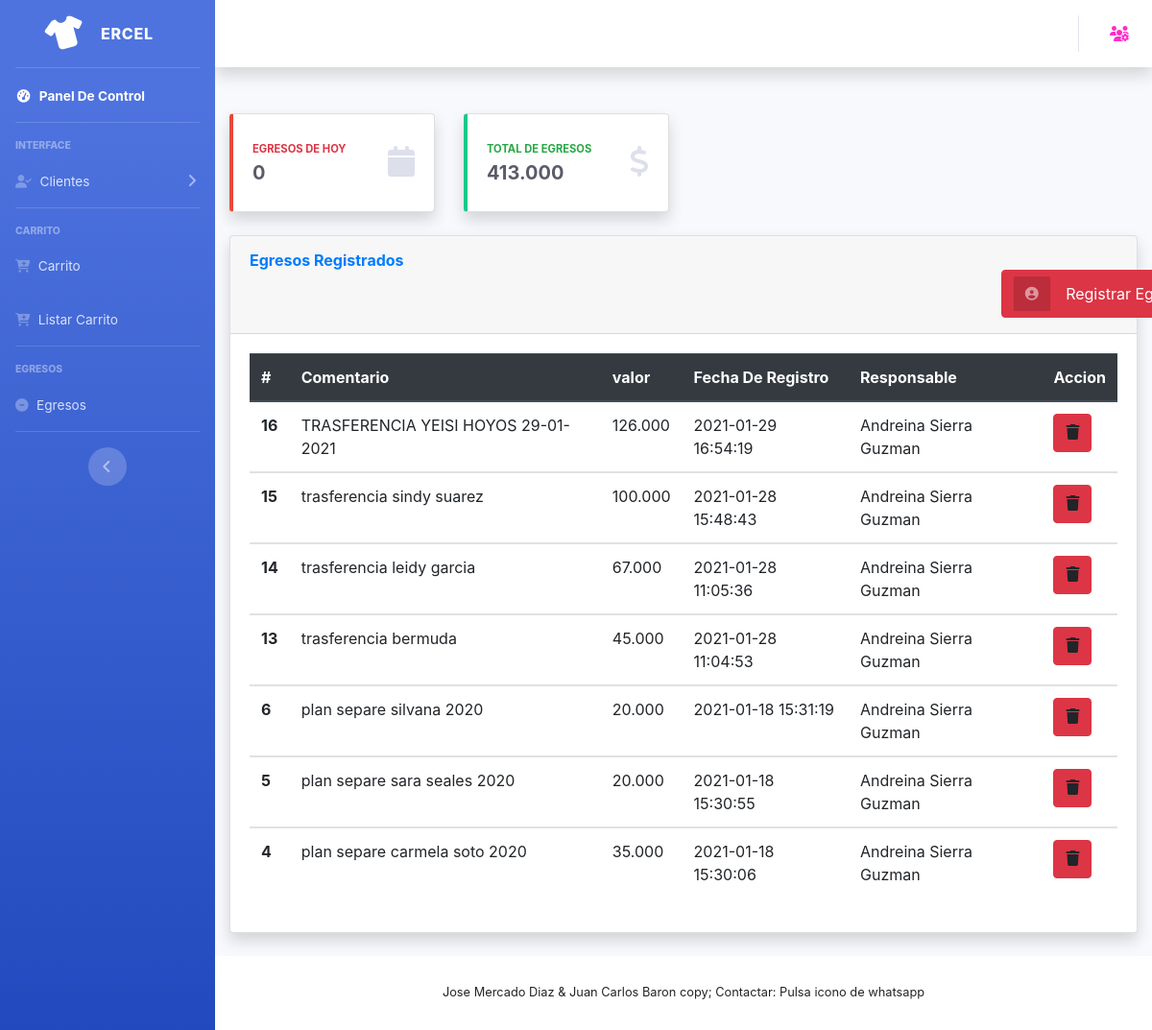
The app's page /listEgresos.php with its own data.
### tables this page shows
CREATE TABLE `egresos` (
  `id` int(11) NOT NULL,
  `comentario` varchar(200) NOT NULL,
  `valor` decimal(10,0) NOT NULL,
  `fecha` datetime NOT NULL,
  `usuario` varchar(200) NOT NULL
);

### model/conexion.php (called while the page is built, shortened)
<?php
class Conexion{
	public function ejecutar($query){
		$mysqli = new mysqli('127.0.0.1', 'root', '', 'ercel');
		$mysqli->set_charset("utf8");
		return $mysqli->query($query);
	}
}
?>

### model/data.php (called while the page is built, shortened)
<?php
require_once "conexion.php";
class Data {
    private $con;
	public function __construct(){
		$this->con = new Conexion();
	}
public function getEgresos(){
		$egresos = array();
		$query = "SELECT * from egresos ORDER BY id desc";
		$res = $this->con->ejecutar($query);
		while($reg = $res->fetch_object()){
			$egre = new Egreso();
			$egre->id = $reg->id;
			$egre->comentario = $reg->comentario;
			$egre->valor = $reg->valor;
			$egre->fecha = $reg->fecha;
			$egre->usuario = $reg->usuario;
			array_push($egresos, $egre);
		}
		return $egresos;
	}
	public function getEgresoshoy(){
		$egresos = array();
		return $egresos;
	}
}

### listEgresos.php (the view, shortened to what this page needs)
<?php
require_once "model/data.php";
$d= new Data();
$egresos = $d->getEgresos();
include 'header.php';
$total=0;
foreach ($egresos as $egre){
$total+= $egre->valor;
}
$totalHoy=0;
?>
  <div class="container-fluid">
<div class="row">
  <div class="col-xl-3 col-md-6 mb-4">
              <div class="card border-left-danger shadow h-100 py-2">
                <div class="card-body">
                  <div class="row no-gutters align-items-center">
                    <div class="col mr-2">
                      <div class="text-xs font-weight-bold text-danger text-uppercase mb-1">Egresos De Hoy</div>
                      <div class="h5 mb-0 font-weight-bold text-gray-800"><?php echo number_format($totalHoy,0,'','.')   ?></div>
                    </div>
                    <div class="col-auto">
                      <i class="fas fa-calendar fa-2x text-gray-300"></i>
                    </div>
                  </div>
                </div>
              </div>
            </div>
  <div class="col-xl-3 col-md-6 mb-4">
              <div class="card border-left-success shadow h-100 py-2">
                <div class="card-body">
                  <div class="row no-gutters align-items-center">
                    <div class="col mr-2">
                      <div class="text-xs font-weight-bold text-success text-uppercase mb-1">Total De Egresos</div>
                      <div class="h5 mb-0 font-weight-bold text-gray-800"><?php echo number_format($total,0,'','.')   ?></div>
                    </div>
                    <div class="col-auto">
                      <i class="fas fa-dollar-sign fa-2x text-gray-300"></i>
                    </div>
                  </div>
                </div>
              </div>
            </div>
            </div>
<div class="card shadow mb-4">
            <div class="card-header py-3">
              <h6 class="m-0 font-weight-bold text-primary">Egresos Registrados</h6>
              <div  style="text-align: right;width:1000px">
<span style='display:block; width:100%; text-align: right;'><button id="btn-abrir-popup" class="btn btn-danger btn-icon-split btn-abrir-popup" >
                    <span class="icon text-white-50">
                    <i class="fas fa-user-circle fa-sm text-white-50"></i>
                    </span>
                    <span class="text">Registrar Egreso</span>
                  </button></span>
  </div>
            </div>
    <div class="card-body">
     <div class="table-responsive">
<table class="table  ">
  <thead class="thead-dark">
    <tr>
      <th scope="col">#</th>
      <th scope="col">Comentario</th>
      <th scope="col">valor</th>
      <th scope="col">Fecha De Registro</th>
      <th scope="col">Responsable</th>
      <th scope="col">Accion</th>
    </tr>
  </thead>
  <tbody>
  <?php
  foreach ($egresos as $egre){
   echo "<tr>";
     echo "<th scope='row'>". $egre->id." </th>";
     echo " <td class='description'>".$egre->comentario."</td>";
       echo "<td>".number_format($egre->valor,0,'','.')."</td>";
       echo "<td>".$egre->fecha."</td>";
       echo "<td >".$egre->usuario."</td>";
      echo "<td class='center'>";
      echo "<a  class='btn btn-danger btn-circle  ' type='submit' data-toggle='modal' data-target='#exampleModalBorrar$egre->id'><i class='fas fa-trash'></i>
      </a>";
      echo "</td>";
   echo " </tr>";
    ?>
  </tbody>
<div class="modal fade " id="exampleModalBorrar<?php echo $egre->id ; ?>" tabindex="-1" role="dialog" aria-labelledby="exampleModalLabel" aria-hidden="true">
<?php
  }
?>
</table>
</div>
    </div>
    </div>
  </div>
 <?php
include 'footer.php';
 ?>
<link rel="stylesheet" href="https://use.fontawesome.com/releases/v5.5.0/css/all.css">
<link rel="stylesheet" href="estilos.css">
	<link rel="stylesheet" href="CSS2/bootstrap.min.css">
	<link rel="stylesheet" href="CSS2/bootstrap-grid.min.css">

### header.php (shortened to what this page needs)
<?php
  if (isset($_SESSION['acceso']) && $_SESSION['acceso'] == 1){
?>
<!DOCTYPE html>
<html lang="en">
<head>
  <meta charset="utf-8">
  <meta http-equiv="X-UA-Compatible" content="IE=edge">
  <meta name="viewport" content="width=device-width, initial-scale=1, shrink-to-fit=no">
  <meta name="description" content="">
  <meta name="author" content="">
  <title>ERCEL</title>
  <link rel="icon" type="image/png" href="images/icons/ERCEL1.ico"/>
  <link href="vendor/fontawesome-free/css/all.min.css" rel="stylesheet" type="text/css">
  <link href="https://fonts.googleapis.com/css?family=Nunito:200,200i,300,300i,400,400i,600,600i,700,700i,800,800i,900,900i" rel="stylesheet">
  <link rel="stylesheet" href="style.css">
  <link href="css/sb-admin-2.min.css" rel="stylesheet">
  <link href="vendor/datatables/dataTables.bootstrap4.min.css" rel="stylesheet">
</head>
<body id="page-top">
  <div id="wrapper">
    <ul class="navbar-nav bg-gradient-primary sidebar sidebar-dark accordion" id="accordionSidebar">
      <a class="sidebar-brand d-flex align-items-center justify-content-center" href="index.php">
        <div class="sidebar-brand-icon rotate-n-15">
        <i class="fas fa-tshirt"></i>      </div>
        <div class="sidebar-brand-text mx-3">ERCEL <sup></sup></div>
      </a>
      <hr class="sidebar-divider my-0">
      <li class="nav-item active">
        <a class="nav-link" href="index.php">
          <i class="fas fa-fw fa-tachometer-alt"></i>
          <span>Panel De Control</span></a>
      </li>
      <hr class="sidebar-divider">
      <div class="sidebar-heading">
        Interface
      </div>
      <li class="nav-item">
        <a class="nav-link collapsed" href="#" data-toggle="collapse" data-target="#collapseTwo" aria-expanded="true" aria-controls="collapseTwo">
          <i class="fas fa-user-check"></i>
          <span>Clientes</span>
        </a>
        <div id="collapseTwo" class="collapse" aria-labelledby="headingTwo" data-parent="#accordionSidebar">
          <div class="bg-white py-2 collapse-inner rounded">
            <h6 class="collapse-header">Clientes:</h6>
            <a class="collapse-item" href="filtrarClientes.php">Filtrar Clientes</a>
            <a class="collapse-item" href="listaClientes.php">Lista De Clientes</a>
          </div>
        </div>
      </li>
      <hr class="sidebar-divider">
      <div class="sidebar-heading">
        Carrito
      </div>
      <li class="nav-item">
        <a class="nav-link collapsed" href="carrito.php">
          <i class="fas fa-cart-plus"></i>
          <span>Carrito</span>
        </a>
      </li>
      <li class="nav-item">
        <a class="nav-link collapsed" href="listarCarrito.php">
          <i class="fas fa-cart-plus"></i>
          <span> Listar Carrito</span>
        </a>
      </li>
        <hr class="sidebar-divider">
      <li class="nav-item">
        <a class="nav-link collapsed" href="#" data-toggle="collapse" data-target="#collapseUtilities" aria-expanded="true" aria-controls="collapseUtilities">
        <i class="fas fa-dollar-sign "></i>
          <span>Interface Venta</span>
        </a>
        <div id="collapseUtilities" class="collapse" aria-labelledby="headingUtilities" data-parent="#accordionSidebar">
          <div class="bg-white py-2 collapse-inner rounded">
            <h6 class="collapse-header">Ventas:</h6>
            <a class="collapse-item" href="ventas.php">Historial De Ventas</a>
          </div>
        </div>
      </li>
      <hr class="sidebar-divider">
      <div class="sidebar-heading">
        Inventario
      </div>
      <li class="nav-item">
        <a class="nav-link collapsed" href="#" data-toggle="collapse" data-target="#collapsePages" aria-expanded="true" aria-controls="collapsePages">
          <i class="fas fa-shopping-cart"></i>
          <span>Inventario</span>
        </a>
        <div id="collapsePages" class="collapse" aria-labelledby="headingPages" data-parent="#accordionSidebar">
          <div class="bg-white py-2 collapse-inner rounded">
            <h6 class="collapse-header">Productos:</h6>
            <a class="collapse-item" href="listProductos.php">Lista De Producto</a>
            <div class="collapse-divider"></div>
            <a class="collapse-item" href="listaProveedor.php">Proveedor</a>
          </div>
        </div>
      </li>
      <hr class="sidebar-divider">
      <div class="sidebar-heading">
        Egresos
      </div>
      <li class="nav-item">
        <a class="nav-link collapsed" href="listEgresos.php">
          <i class="fas fa-minus-circle"></i>
          <span>Egresos</span>
        </a>
      </li>
      <hr class="sidebar-divider d-none d-md-block">
      <div class="text-center d-none d-md-inline">
        <button class="rounded-circle border-0" id="sidebarToggle"></button>
      </div>
    </ul>
    <div id="content-wrapper" class="d-flex flex-column">
      <div id="content">
        <nav class="navbar navbar-expand navbar-light bg-white topbar mb-4 static-top shadow">
          <button id="sidebarToggleTop" class="btn btn-link d-md-none rounded-circle mr-3">
            <i class="fa fa-bars"></i>
          </button>
          <ul class="navbar-nav ml-auto">
          <div class="topbar-divider d-none d-sm-block"></div>
<li class="nav-item dropdown no-arrow">
  <a class="nav-link dropdown-toggle" href="#" id="userDropdown" role="button" data-toggle="dropdown" aria-haspopup="true" aria-expanded="false">
    <span class="mr-2 d-none d-lg-inline text-gray-600 small"><?php  echo $_SESSION["nombre"]  ?></span>
    <i class="fas fa-users-cog" style="color:#FE2EC8";></i>
  </a>
  <div class="dropdown-menu dropdown-menu-right shadow animated--grow-in" aria-labelledby="userDropdown">
    <a class="dropdown-item" href="perfilNegocio.php">
      <i class="fas fa-cogs fa-sm fa-fw mr-2 text-gray-400"></i>
      Configuracion
    </a>
    <div class="dropdown-divider"></div>
    <a class="dropdown-item" href="controller/cerrarSesion.php" data-toggle="modal" data-target="#logoutModal">
      <i class="fas fa-sign-out-alt fa-sm fa-fw mr-2 text-gray-400"></i>
     Cerrar Sesion
    </a>
  </div>
</li>
          </ul>
        </nav>
        <div class="container-fluid">
          <div class="d-sm-flex align-items-center justify-content-between mb-4">
            <h1 class="h3 mb-0 text-gray-800"></h1>
          </div>
        </div>
        <div class="modal fade" id="logoutModal" tabindex="-1" role="dialog" aria-labelledby="exampleModalLabel" aria-hidden="true">
          <div class="modal-dialog" role="document">
            <div class="modal-content">
              <div class="modal-header">
                <h5 class="modal-title" id="exampleModalLabel">Cerrando Sesion</h5>
                <button class="close" type="button" data-dismiss="modal" aria-label="Close">
                  <span aria-hidden="true">×</span>
                </button>
              </div>
              <div class="modal-body">Desea Cerrar Sesion.</div>
              <div class="modal-footer">
                <button class="btn btn-secondary" type="button" data-dismiss="modal">Cancelar</button>
                <a class="btn btn-primary" href="login.php">Salir</a>
              </div>
            </div>
          </div>
        </div>
        <script src="vendor/jquery/jquery.min.js"></script>
        <script src="vendor/bootstrap/js/bootstrap.bundle.min.js"></script>
        <script src="vendor/jquery-easing/jquery.easing.min.js"></script>
        <script src="js/sb-admin-2.min.js"></script>
        <script src="vendor/chart.js/Chart.min.js"></script>
        <script src="js/demo/chart-area-demo.js"></script>
        <script src="js/demo/chart-pie-demo.js"></script>
</body>
</html>
  <?php
  }
  else {
?>
<!DOCTYPE html>
<html lang="en">
<head>
  <link href="vendor/fontawesome-free/css/all.min.css" rel="stylesheet" type="text/css">
  <link href="css/sb-admin-2.min.css" rel="stylesheet">
  <link href="vendor/datatables/dataTables.bootstrap4.min.css" rel="stylesheet">
</head>
<body id="page-top">
  <div id="wrapper">
    <ul class="navbar-nav bg-gradient-primary sidebar sidebar-dark accordion" id="accordionSidebar">
      <a class="sidebar-brand d-flex align-items-center justify-content-center" href="index.php">
        <div class="sidebar-brand-icon rotate-n-15">
        <i class="fas fa-tshirt"></i>      </div>
        <div class="sidebar-brand-text mx-3">ERCEL <sup></sup></div>
      </a>
      <hr class="sidebar-divider my-0">
      <li class="nav-item active">
        <a class="nav-link" href="index.php">
          <i class="fas fa-fw fa-tachometer-alt"></i>
          <span>Panel De Control</span></a>
      </li>
      <hr class="sidebar-divider">
      <div class="sidebar-heading">
        Interface
      </div>
      <li class="nav-item">
        <a class="nav-link collapsed" href="#" data-toggle="collapse" data-target="#collapseTwo" aria-expanded="true" aria-controls="collapseTwo">
          <i class="fas fa-user-check"></i>
          <span>Clientes</span>
        </a>
      </li>
      <hr class="sidebar-divider">
      <div class="sidebar-heading">
        Carrito
      </div>
      <li class="nav-item">
        <a class="nav-link collapsed" href="carrito.php">
          <i class="fas fa-cart-plus"></i>
          <span>Carrito</span>
        </a>
      </li>
      <li class="nav-item">
        <a class="nav-link collapsed" href="listarCarrito.php">
          <i class="fas fa-cart-plus"></i>
          <span> Listar Carrito</span>
        </a>
      </li>
      <hr class="sidebar-divider">
      <div class="sidebar-heading">
        Egresos
      </div>
      <li class="nav-item">
        <a class="nav-link collapsed" href="listEgresos.php">
          <i class="fas fa-minus-circle"></i>
          <span>Egresos</span>
        </a>
      </li>
      <hr class="sidebar-divider d-none d-md-block">
      <div class="text-center d-none d-md-inline">
        <button class="rounded-circle border-0" id="sidebarToggle"></button>
      </div>
    </ul>
    <div id="content-wrapper" class="d-flex flex-column">
      <div id="content">
        <nav class="navbar navbar-expand navbar-light bg-white topbar mb-4 static-top shadow">
          <ul class="navbar-nav ml-auto">
<li class="nav-item dropdown no-arrow">
  <a class="nav-link dropdown-toggle" href="#" id="userDropdown" role="button" data-toggle="dropdown" aria-haspopup="true" aria-expanded="false">
    <i class="fas fa-users-cog" style="color:#FE2EC8";></i>
  </a>
</li>
          </ul>
        </nav>
</body>
</html>
<?php
  }
?>

### footer.php
<!DOCTYPE html>
<html lang="en">
<footer class="sticky-footer bg-white">
        <div class="container my-auto">
          <div class="copyright text-center my-auto">
            <span>Jose Mercado Diaz & Juan Carlos Baron copy; Contactar: Pulsa icono de whatsapp</span>
          </div>
        </div>
      </footer>
      </html>

### estilos.css (style rules this page uses)
* { padding: 0; margin: 0; box-sizing:border-box; }
body { background: #fff; font-family: 'Open Sans', sans-serif; }

### records on screen
egresos: id "16", comentario "TRASFERENCIA YEISI HOYOS 29-01-2021", valor "126.000", fecha "2021-01-29 16:54:19", usuario "Andreina Sierra Guzman"
egresos: id "15", comentario "trasferencia sindy suarez", valor "100.000", fecha "2021-01-28 15:48:43", usuario "Andreina Sierra Guzman"
egresos: id "14", comentario "trasferencia leidy garcia", valor "67.000", fecha "2021-01-28 11:05:36", usuario "Andreina Sierra Guzman"
egresos: id "13", comentario "trasferencia bermuda", valor "45.000", fecha "2021-01-28 11:04:53", usuario "Andreina Sierra Guzman"
egresos: id "6", comentario "plan separe silvana 2020", valor "20.000", fecha "2021-01-18 15:31:19", usuario "Andreina Sierra Guzman"
egresos: id "5", comentario "plan separe sara seales 2020", valor "20.000", fecha "2021-01-18 15:30:55", usuario "Andreina Sierra Guzman"
egresos: id "4", comentario "plan separe carmela soto 2020", valor "35.000", fecha "2021-01-18 15:30:06", usuario "Andreina Sierra Guzman"

### other values on screen
$totalHoy "0"
$total "413.000"
